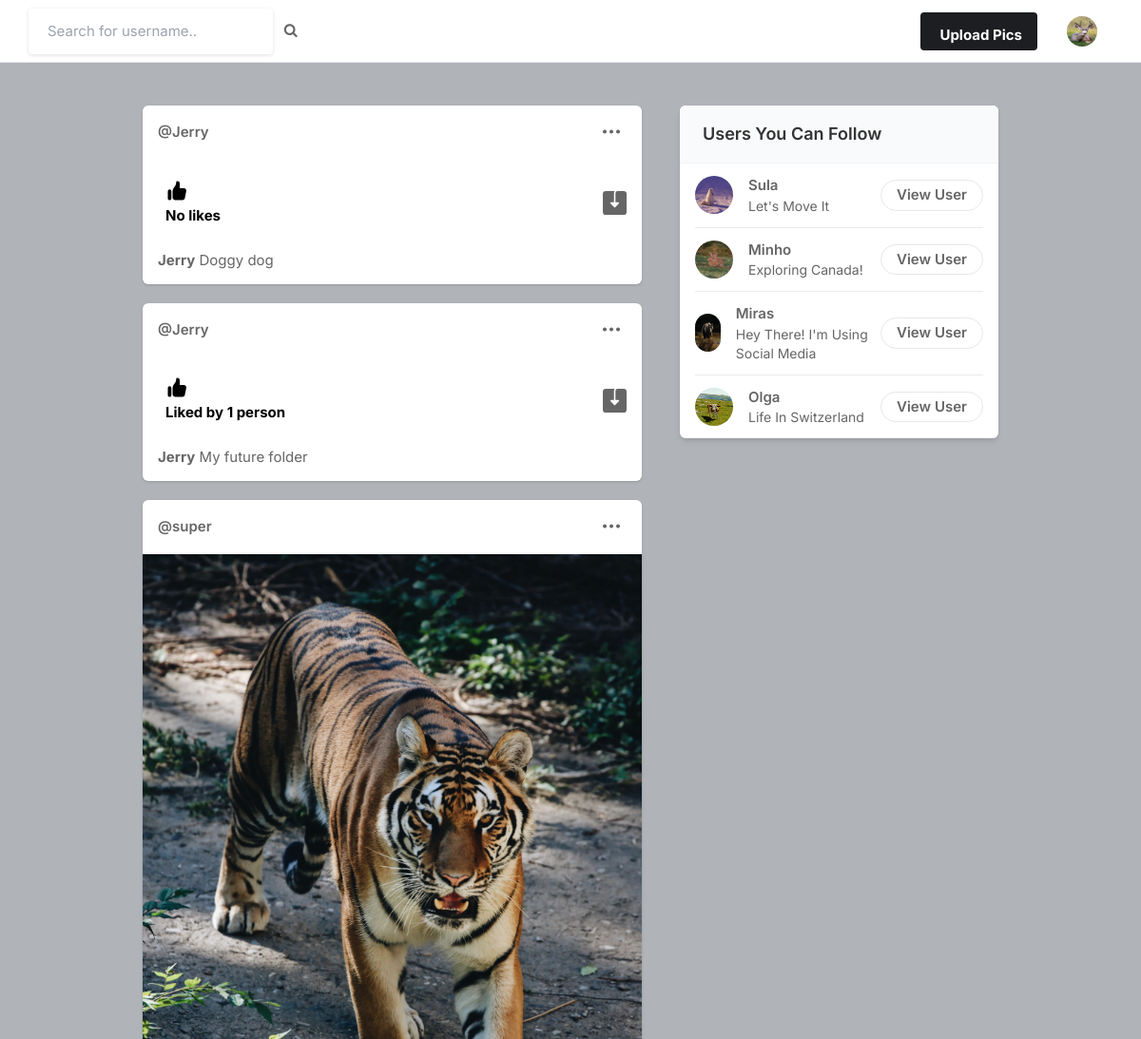
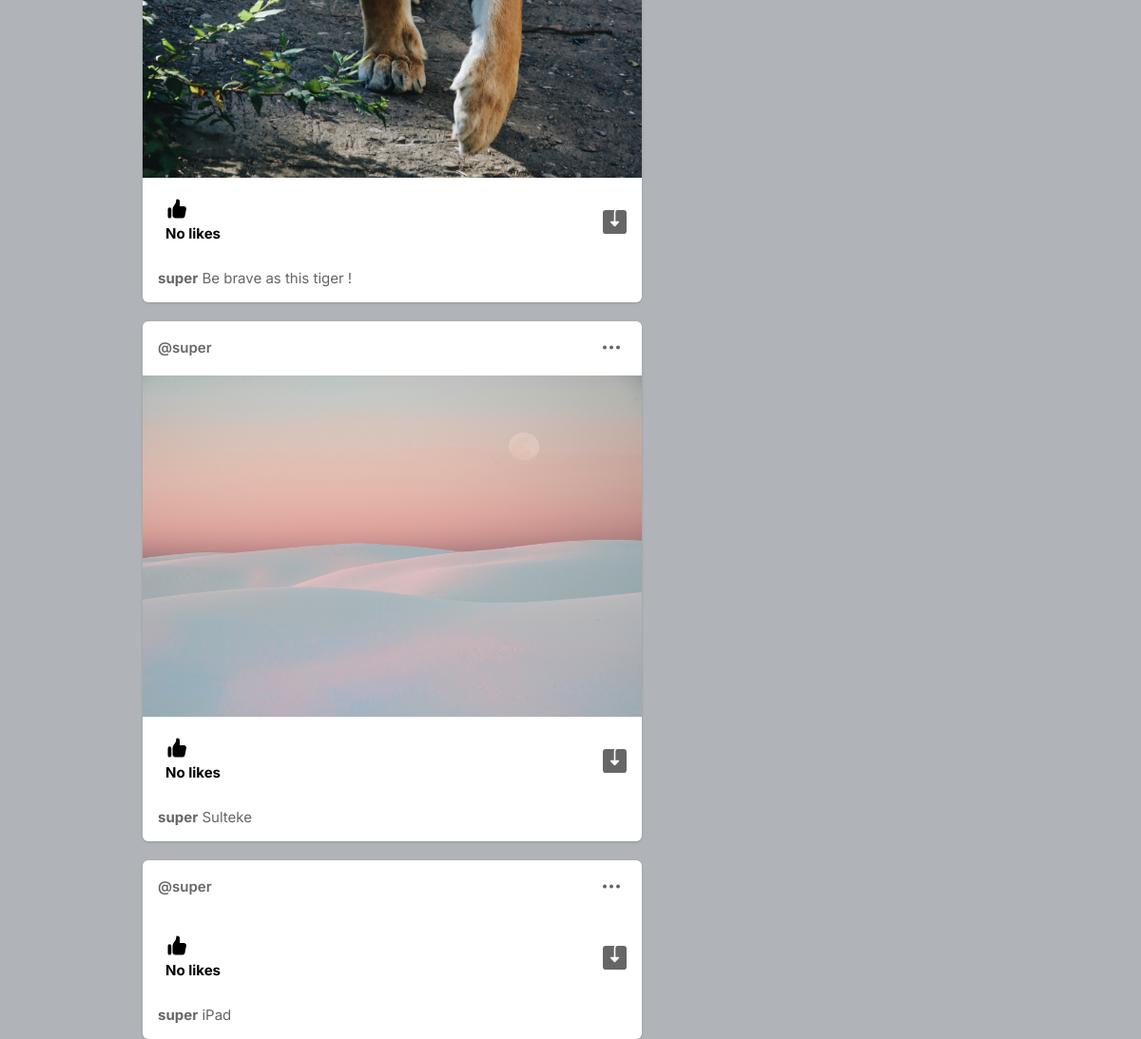
Screenshot of / (signed in) with the database file from the repository (2 pictures, top to bottom).
### core/models.py (models this page shows, shortened)
class Profile(models.Model):
    user = models.ForeignKey(User, on_delete=models.CASCADE)
    id_user = models.IntegerField()
    bio = models.TextField(blank=True)
    profileimg = models.ImageField(upload_to = 'profile_images', default = 'blank-profile-picture.png')
    location = models.CharField(max_length=100, blank=True)

class Post(models.Model):
    id = models.UUIDField(primary_key=True, default=uuid.uuid4)
    user = models.CharField(max_length=100)
    image = models.ImageField(upload_to='post_images')
    caption = models.TextField()
    created_at = models.DateTimeField(default=datetime.now)
    no_of_likes = models.IntegerField(default=0)

### core/views.py (the view)
# urls.py: path('', views.index, name="index"),
@login_required(login_url='signin')
def index(request):
    user_object = User.objects.get(username=request.user.username)
    user_profile = Profile.objects.get(user=user_object)
    user_following_list = []
    feed = []
    user_following = FollowersCount.objects.filter(follower=request.user.username)
    for users in user_following:
        user_following_list.append(users.user)
    for usernames in user_following_list:
        feed_lists = Post.objects.filter(user=usernames)
        feed.append(feed_lists)
    feed_list = list(chain(*feed))
    all_users = User.objects.all()
    user_following_all = []
    for user in user_following:
        user_list = User.objects.get(username=user.user)
        user_following_all.append(user_list)
    new_suggestions_list = [x for x in list(all_users) if (x not in list(user_following_all))]
    current_user = User.objects.filter(username=request.user.username)
    final_suggestions_list = [x for x in list(new_suggestions_list) if ( x not in list(current_user))]
    random.shuffle(final_suggestions_list)
    username_profile = []
    username_profile_list = []
    for users in final_suggestions_list:
        username_profile.append(users.id)
    for ids in username_profile:
        profile_lists = Profile.objects.filter(id_user=ids)
        username_profile_list.append(profile_lists)
    suggestions_username_profile_list = list(chain(*username_profile_list))
    return render(request, 'index.html', {'user_profile': user_profile, 'posts':feed_list, 'suggestions_username_profile_list': suggestions_username_profile_list[:4]})

### templates/index.html (shortened to what this page needs)
{% load static %}
<!DOCTYPE html>
<html lang="en">
<head>
    <link rel="stylesheet" href="{% static 'assets/css/icons.css' %}">
    <link rel="stylesheet" href="{% static 'assets/css/uikit.css' %}">
    <link rel="stylesheet" href="{% static 'assets/css/style.css' %}">
    <link rel="stylesheet" href="{% static 'assets/css/tailwind.css' %}">
    <link rel="stylesheet" href="https://cdnjs.cloudflare.com/ajax/libs/font-awesome/4.7.0/css/font-awesome.min.css">
</head>
<body>
            <header>
                <div class="header_inner">
                    <form action="/search" method="POST">
                    <div class="left-side">
                            <input type="text" name="username" placeholder="Search for username..">&nbsp; &nbsp;
                            <button type="submit"><i class="fa fa-search fa-1x"></i></button>
                    </div>
                    </form>
                    <div class="right-side lg:pr-4">
                        <a href="#"
                            class="bg-pink-500 flex font-bold hidden hover:bg-pink-600 hover:text-white inline-block items-center lg:block max-h-10 mr-4 px-4 py-2 rounded shado text-white">
                              Upload Pics
                        </a>
                        <a href="#">
                            <img src="{{user_profile.profileimg.url}}" class="header-avatar" alt="">
                        </a>
                    </div>
                </div>
            </header>
            <div class="container m-auto">
                <div class="lg:flex justify-center lg:space-x-10 lg:space-y-0 space-y-5">
                    <div class="space-y-5 flex-shrink-0 lg:w-7/12">
                        {% for post in posts reversed %}
                        <div class="bg-white shadow rounded-md  -mx-2 lg:mx-0">
                            <div class="flex justify-between items-center px-4 py-3">
                                <div class="flex flex-1 items-center space-x-4">
                                    <span class="block font-semibold "><a href="/profile/{{post.user}}">@{{post.user}}</a></span>
                                </div>
                              <div>
                                <a href="#"> <i class="icon-feather-more-horizontal text-2xl hover:bg-gray-200 rounded-full p-2 transition -mr-1 "></i> </a>
                              </div>
                            </div>
                            <div uk-lightbox>
                                <a href="{{post.image.url}}">
                                    <img src="{{post.image.url}}" alt="">
                                </a>
                            </div>
                            <div class="py-3 px-4 space-y-3">
                                <div class="flex space-x-4 lg:font-bold">
                                    <a href="/like-post?post_id={{post.id}}" class="flex items-center space-x-2">
                                        <div class="p-2 rounded-full text-black">
                                            {% if post.no_of_likes == 0 %}
                                            <p>No likes</p>
                                            {% elif post.no_of_likes == 1 %}
                                            <p>Liked by {{post.no_of_likes}} person</p>
                                            {% else %}
                                            <p>Liked by {{post.no_of_likes}} people</p>
                                            {% endif %}
                                        </div>
                                    </a>
                                    <a href="{{post.image.url}}" class="flex items-center space-x-2 flex-1 justify-end" download>
                                    </a>
                                </div>
                                <p>
                                    <a href="/profile/{{post.user}}"><strong>{{post.user}}</strong></a> {{post.caption}}
                                </p>
                            </div>
                        </div>
                        {% endfor %}
                    </div>
                    <div class="lg:w-5/12">
                        <div class="bg-white  shadow-md rounded-md overflow-hidden">
                            <div class="bg-gray-50  border-b border-gray-100 flex items-baseline justify-between py-4 px-6 ">
                                <h2 class="font-semibold text-lg">Users You Can Follow</h2>
                            </div>
                            <div class="divide-gray-300 divide-gray-50 divide-opacity-50 divide-y px-4 ">
                                {% for suggestion in suggestions_username_profile_list %}
                                <div class="flex items-center justify-between py-3">
                                    <div class="flex flex-1 items-center space-x-4">
                                        <a href="/profile/{{suggestion.user}}">
                                            <img src="{{suggestion.profileimg.url}}" class="bg-gray-200 rounded-full w-10 h-10">
                                        </a>
                                        <div class="flex flex-col">
                                            <span class="block capitalize font-semibold"> {{suggestion.user}} </span>
                                            <span class="block capitalize text-sm"> {{suggestion.bio}} </span>
                                        </div>
                                    </div>
                                    <a href="/profile/{{suggestion.user}}" class="border border-gray-200 font-semibold px-4 py-1 rounded-full hover:bg-pink-600 hover:text-white hover:border-pink-600 "> View User </a>
                                </div>
                                {% endfor %}
                            </div>
                        </div>
                    </div>
                </div>
            </div>
</body>
</html>

### static/assets/css/style.css (style rules this page uses)
body { background-color: #B0B3B8!important; }
button { vertical-align: middle; }
input { height: 48px; line-height: 48px; padding: 0 20px; outline: none; font-size: 15px; color: #808080; max-width: 100%; width: 100%; -webkit-box-sizing: border-box; box-sizing: border-box; display: block; font-weight: 400; opacity: 1; border-radius: 4px; border: none; -webkit-box-shadow: 0 1px 4px 0px rgba(0, 0, 0, 0.12); box-shadow: 0 1px 4px 0px rgba(0, 0, 0, 0.12); }
input[type="text"], input[type="password"], input[type="email"], input[type="number"] { height: 48px; line-height: 48px; padding: 0 20px; outline: none; font-size: 15px; color: #808080; max-width: 100%; width: 100%; -webkit-box-sizing: border-box; box-sizing: border-box; display: block; font-weight: 400; opacity: 1; border-radius: 4px; border: none; -webkit-box-shadow: 0 1px 4px 0px rgba(0, 0, 0, 0.12); box-shadow: 0 1px 4px 0px rgba(0, 0, 0, 0.12); }
input { -webkit-transition: all 0.1s ease-in-out; transition: all 0.1s ease-in-out; }
::placeholder { color: #808080; opacity: 1; }
button { border: none; margin: 0; padding: 0; width: auto; overflow: visible; background: transparent; color: inherit; font: inherit; line-height: normal; cursor: pointer; }
a { color: #be185d; -webkit-transition: 0.3s; transition: 0.3s; outline: none !important; }
button { outline: none !important; }
img { max-width: 100%; }
body { color: #666; font-size: 15px; line-height: 27px; background-color: #f0f2f5; font-family: "Inter", sans-serif; text-transform: none; }
body p { font-size: 15px; line-height: 27px; }
h1, h2, h3, h4, h5, h6 { font-family: "Inter", sans-serif; text-transform: none; }
input[type="text"], input[type="password"], input[type="email"] { font-family: "Inter", sans-serif; text-transform: none; }
button, body .pac-container { font-family: "Inter", sans-serif; text-transform: none; }
h1, h2, h3, h4, h5, h6 { color: #333; font-weight: 500; margin: 0; padding: 0; }
h2 { font-size: 26px; }
b, strong { font-weight: 700 !important; }
@media (min-width: 1024px) { .container { max-width: 900px !important; padding-top: 45px; } }
header { background-color: #fff; left: 0; right: 0; top: 0; z-index: 99; height: 66px; display: -webkit-box; display: -ms-flexbox; display: flex; -webkit-box-align: center; -ms-flex-align: center; align-items: center; border-bottom: 1px solid #e5e7eb; }
header .header_inner { display: -webkit-box; display: -ms-flexbox; display: flex; -webkit-box-align: center; -ms-flex-align: center; align-items: center; max-width: 1090px; margin: auto; width: 100%; max-width: 100% !important; padding: 0 30px; }
header .header_inner .left-side { display: -webkit-box; display: -ms-flexbox; display: flex; -webkit-box-align: center; -ms-flex-align: center; align-items: center; }
header .header_inner .right-side { display: -webkit-box; display: -ms-flexbox; display: flex; -webkit-box-align: center; -ms-flex-align: center; align-items: center; -webkit-box-pack: end; -ms-flex-pack: end; justify-content: flex-end; margin-left: auto; }
header .header_inner .right-side .header-avatar { width: 32px; height: 32px; border-radius: 100%; margin-left: 15px; }

### rows the page displays
Profile: profileimg (picture)
Post: user "Jerry", no_of_likes "No likes", caption "Doggy dog"
Post: user "Jerry", no_of_likes "1", caption "My future folder"
Post: user "super", image (picture), no_of_likes "No likes", caption "Be brave as this tiger !"
Post: user "super", image (picture), no_of_likes "No likes", caption "Sulteke"
Post: user "super", no_of_likes "No likes", caption "iPad"
Profile: profileimg (picture), user "Sula", bio "Let's Move It"
Profile: profileimg (picture), user "Minho", bio "Exploring Canada!"
Profile: profileimg (picture), user "Miras", bio "Hey There! I'm Using Social Media"
Profile: profileimg (picture), user "Olga", bio "Life In Switzerland"
